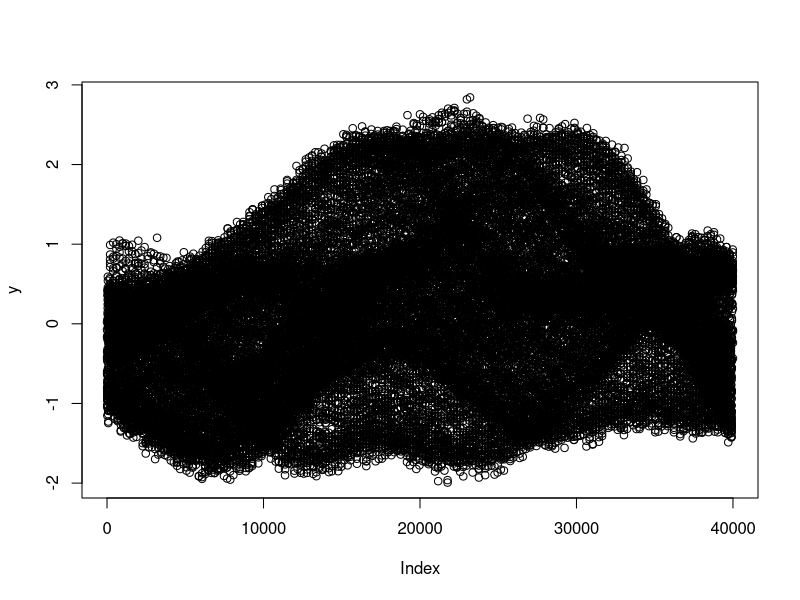

Here is the R script that generated this plot:
# https://sethrf.com/files/fast-hierarchical-GPs.pdf
# https://github.com/stan-dev/posteriordb/blob/793622ae72ac73da88f6bdc0a8233cf196139253/posterior_database/models/stan/kronecker_gp.stan

library(kernlab)

eps <- 1e-8
n = 200
space <- seq(-2, 2, length.out = n)
time <- space
K1 <- kernelMatrix(rbfdot(4), as.matrix(space))
K2 <- kernelMatrix(rbfdot(1), as.matrix(time))
L1 <- chol(K1 + eps * diag(n))
L2 <- chol(K2 + eps * diag(n))
v <- rnorm(n * n)
y <- as.numeric(matrix(t(t(L2) %*% matrix(t(t(L1) %*% matrix(v, n, n)), n, n)), n * n, 1))
y <- y + rnorm(n * n, sd = .1) # Add spherical noise
data <- list(n1 = length(space), n2 = length(time), x1 = space, x2 = time, y = as.numeric(y))

plot(y)
